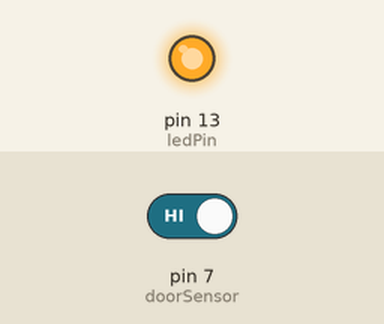
Bench run of a sketch on a simulated Arduino Uno, built with avr-gcc and run on an emulated ATmega328P. Shown: output pins drawn as LEDs (lit = HIGH). Inputs (shaded band) come from the test bench; at power-on: pin 7 (doorSensor) HIGH.

Above: at 2.9 s.
3.0 s: pin 7 (doorSensor) driven LOW
At 4.3 s:
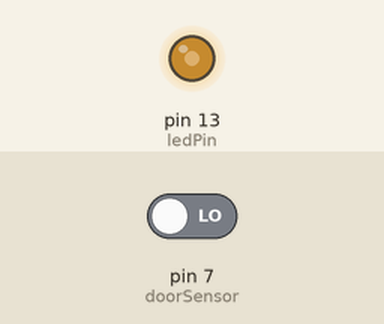
4.6 s: pin 7 (doorSensor) driven HIGH
At 5.0 s:
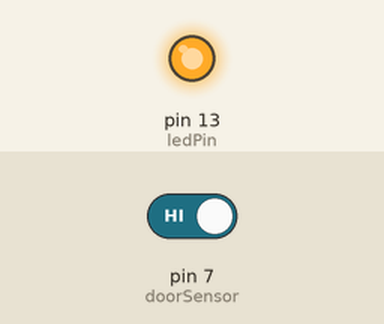
Timing chart, 0 to 7.6 s (numbered marks = the images above; inputs shaded):
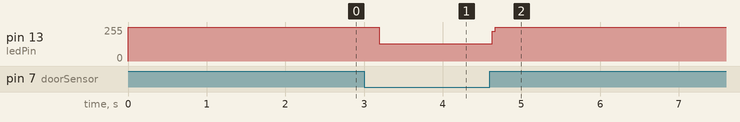

Measured:
- after the input at 3.0 s, pin 13 (ledPin): 255/255 → 128/255 after 0.19 s
- after the input at 4.6 s, pin 13 (ledPin): 128/255 → 255/255 at once

The sketch:

buzzerExample.ino
```cpp
// (licence header left out)
int ledPin = 13;
int buzzer = 9;
int doorSensor = 7;
int buzzerDuration = 250;
int statePin = LOW;
int doorOpen = LOW;
int timeOn = 0;
int pauseBetweenNotes = 800; // Alarme leve
int freqMedia = 400; // Freq media
int freqAlta = 100; // Freq alta
int intervaloMedio = 5000;
int intervaloLongo = 10000;

void setup() {
 pinMode(ledPin, OUTPUT); //door closed LED
 pinMode(7, INPUT_PULLUP); //door sensor button
 digitalWrite(buzzer, LOW);
}

void loop() {

    statePin = !statePin; // pisca em quanto porta esta fechada.
    digitalWrite(ledPin, statePin);
    doorOpen = digitalRead(doorSensor); // leia sensor (botao) da porta
    while(doorOpen){
        digitalWrite(buzzer,HIGH); //Barulho do buzzer
        delay(buzzerDuration);
        digitalWrite(buzzer,LOW);
        if(timeOn > intervaloMedio) { //Aumentar a frequencia do barulho
            pauseBetweenNotes = freqMedia;
        }
        if(timeOn > intervaloLongo) {
            pauseBetweenNotes = freqAlta;
        }
        delay(pauseBetweenNotes); //intervalo entre barulho
        timeOn = timeOn + pauseBetweenNotes+buzzerDuration; //contador do tempo do buzzer
        doorOpen = digitalRead(doorSensor); // checar se a porta fechou e reseta o contador e frequencia
        if(!doorOpen){
          pauseBetweenNotes = 1000;
          timeOn = 0;
        }
      }
    }
```
